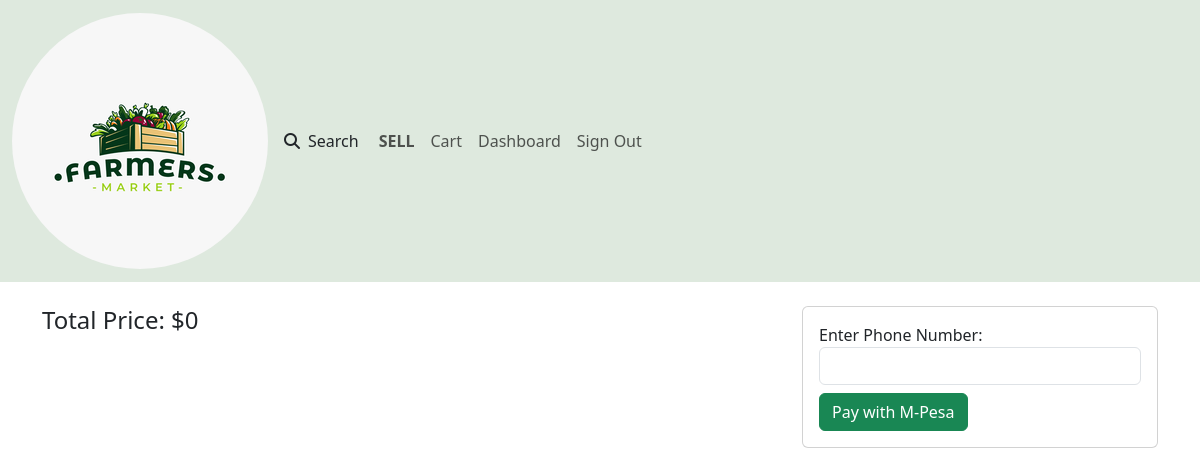
Before: /cart/cart_detail (signed in) with the older database file.
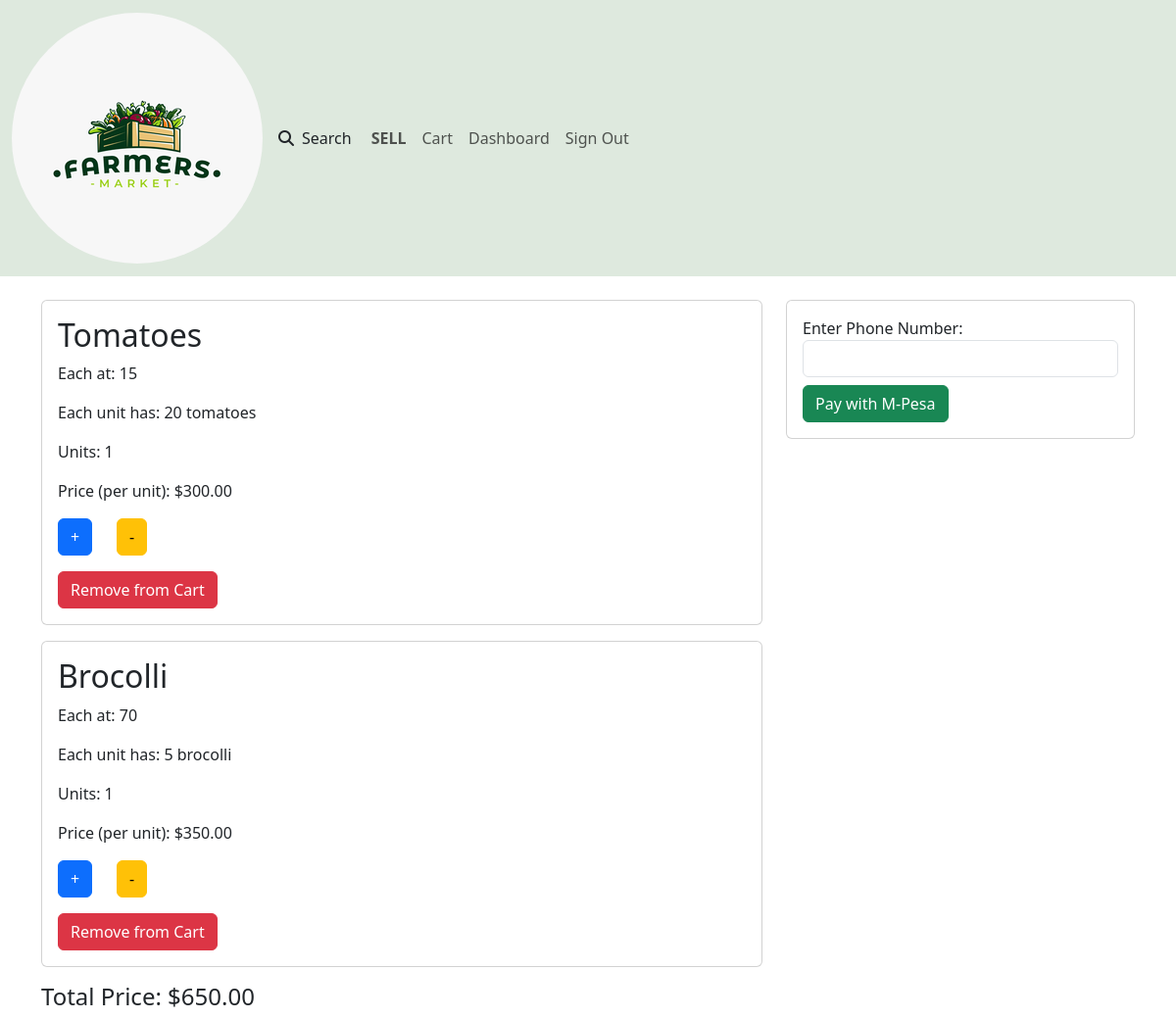
After: the same page with the newer database file.
### cart/models.py (models this page shows, shortened)
class Cart(models.Model):
    user = models.ForeignKey(User, on_delete=models.CASCADE)
    product = models.ForeignKey(Product, on_delete=models.CASCADE)
    units =models.IntegerField(default=1)
    total_price = models.DecimalField(max_digits=10, decimal_places=2, blank=True, null=True)

### product/models.py (models this page shows, shortened)
class Product(models.Model):
    CATEGORIES = (
        ("Vegetables", "Vegetables"),
        ("Fruits", "Fruits"),
        ("Meat & Poultry", "Meat & Poultry")
    )
    owner = models.ForeignKey(User, on_delete=models.CASCADE)
    name = models.CharField(max_length=30)
    category = models.CharField(max_length=25, default="Select a category", choices=CATEGORIES)
    quantity = models.IntegerField(default=5)
    description = models.CharField(max_length=200)
    image = models.ImageField(upload_to="products")
    price = models.IntegerField()
    location = models.CharField(max_length=50)
    unit_price = models.DecimalField(max_digits=10, decimal_places=2, blank=True, null=True)

### cart/views.py (the view)
# urls.py: path("cart_detail", views.cart_detail, name='cart_detail'),
@login_required
def cart_detail(request):
    cart_items = Cart.objects.filter(user=request.user)
    total_price = sum(item.units * item.product.unit_price for item in cart_items)
    context = {
        'cart_items': cart_items,
        'total_price': total_price
    }
    return render(request, "cart/cart_detail.html", context)

### cart/templates/cart/cart_detail.html (shortened to what this page needs)
{% extends 'Account/base.html' %}
{% block content %}
<div class="container mt-4">
    <div class="row">
        <div class="col-md-8">
            {% for item in cart_items %}
            <div class="card mb-3">
                <div class="card-body">
                    <h2 class="card-title text-capitalize">{{ item.product.name }}</h2>
                    <p class="card-text">Each at: {{ item.product.price }} </p>
                    <p class="card-text">Each unit has: {{ item.product.quantity }} {{ item.product.name }}</p>
                    <p class="card-text">Units: {{ item.units }}</p>
                    <p class="card-text">Price (per unit): ${{ item.product.unit_price }}</p>
                    <div class="row" style="max-width: 120px"  >
                        <div class="col">
                            <form method="post" action="{% url 'cart:increment_units' item.id %}">
                                <button type="submit" class="btn btn-primary">+</button>
                            </form>
                        </div>
                        <div class="col">
                            <form method="post" action="{% url 'cart:decrement_units' item.id %}">
                                <button type="submit" class="btn btn-warning">-</button>
                            </form>
                        </div>
                    </div>
                    <a href="{% url 'cart:removefromcart' item.id %}" class="btn btn-danger mt-3">Remove from Cart</a>
                </div>
            </div>
            {% endfor %}
            <h4>Total Price: ${{ total_price }}</h4>
        </div>
        <div class="col-md-4">
            <div class="card">
                <div class="card-body">
                    <form method="post" action="{% url 'cart:mpesa_pay' request.user.id %}">
                        <div class="form-group">
                            <label for="phone_number">Enter Phone Number:</label>
                            <input type="text" name="phone_number" id="phone_number" class="form-control" required>
                        </div>
                        <button type="submit" class="btn btn-success mt-2">Pay with M-Pesa</button>
                    </form>
                </div>
            </div>
        </div>
    </div>
</div>
{% endblock %}

Changed rows visible on the page:
added Cart: product.name "Tomatoes", product.price "15", product.quantity "20", product.name "tomatoes", units "1", product.unit_price "300.00"
added Cart: product.name "Brocolli", product.price "70", product.quantity "5", product.name "brocolli", units "1", product.unit_price "350.00"
Other visible differences:
{{ total_price }}: "0" → "650.00"
